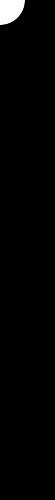
Frame 1 (no input)
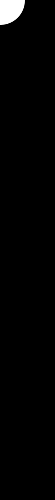
Frame 60 (the mouse pressed at the canvas centre just before this capture)
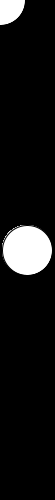
Frame 120 (the mouse held since frame 60 and released just before this capture)

The Processing sketch that drew these frames (run headless with seeded random() and noise(); from frame 60 on, the mouse is pressed at the canvas centre):

// Processing sketch: first_program
// ── first_program.pde
void setup()
{
  //set canvas size to 500 pix by 500 pix
  size(55,500);
  
  //make background black
  background(0);
 
  
}


void draw()
{

//make circle follow mouse
  ellipse(mouseX,mouseY,50,50);

}
  
